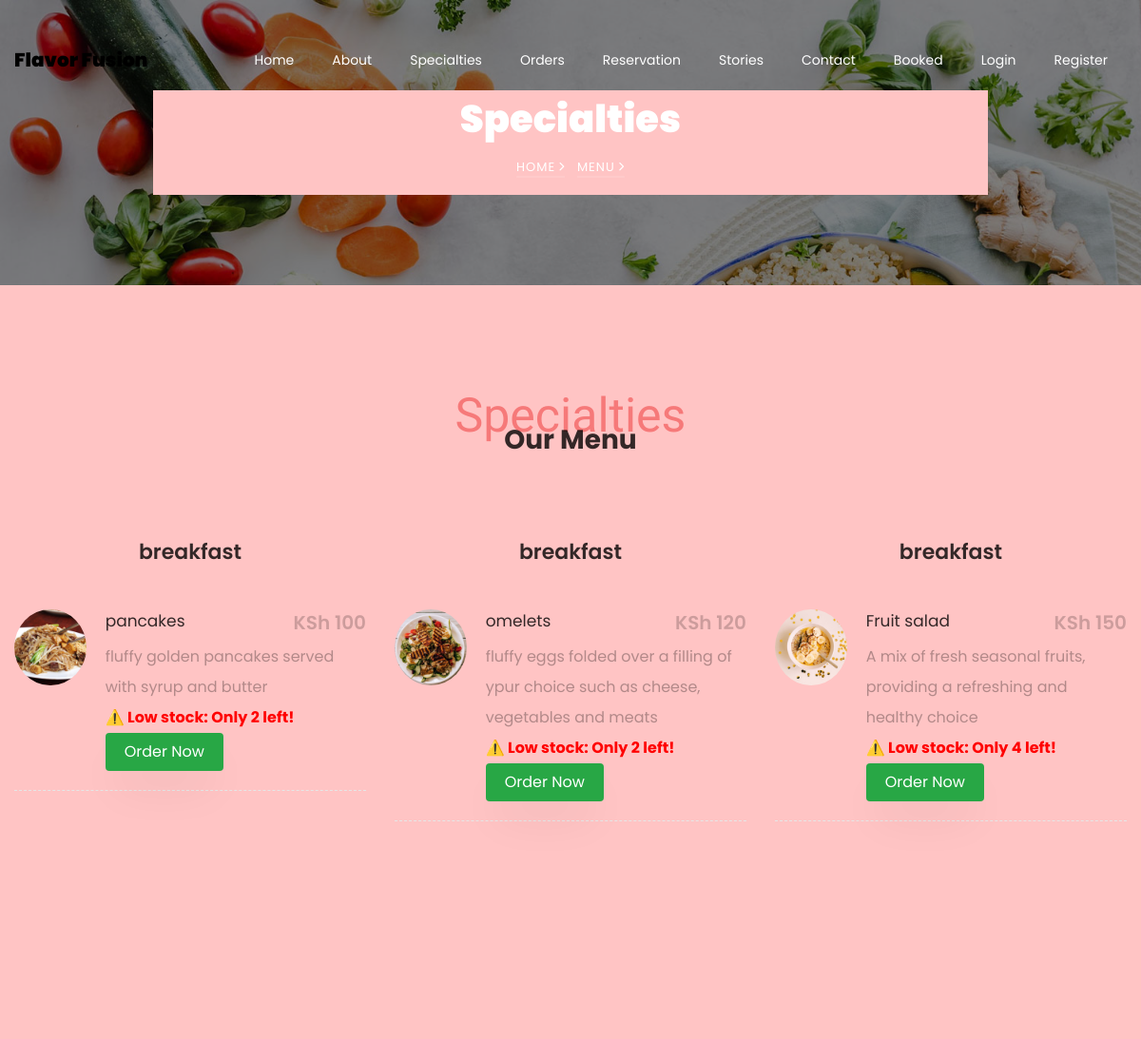
Before: /menu/ (upper part) with the older database file.
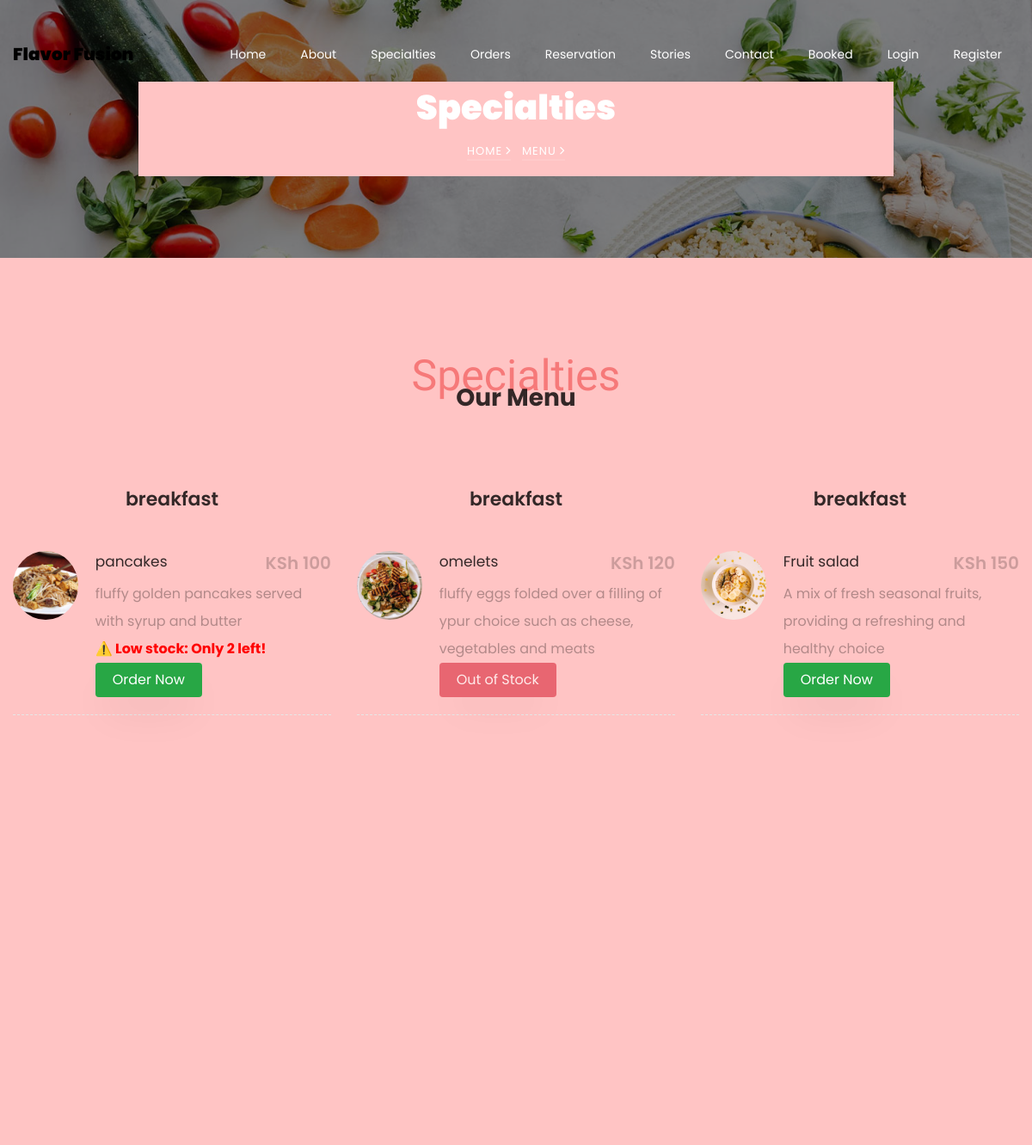
After: the same page with the newer database file.
### restaurant/models.py (models this page shows, shortened)
class Ourmenu(models.Model):
    category_options = [
        ('breakfast', 'Breakfast'),
        ('lunch', 'Lunch'),
        ('dinner', 'Dinner'),
        ('dessert', 'Dessert'),
        ('winecard', 'Winecard'),
        ('drinks', 'Drinks')
    ]
    foodname = models.CharField(max_length=50, blank=False, null=False)
    category = models.CharField(max_length=50, choices=category_options, default='dinner')
    foodimage = models.ImageField(upload_to='ourmenu')
    description = models.CharField(max_length=200, blank=False, null=False)
    price = models.PositiveIntegerField()
    stock = models.PositiveIntegerField(default=10)

### restaurant/views.py (the view)
# urls.py: path('menu/', views.menu, name='menu'),
def menu(request):
    menu_items = Ourmenu.objects.all()
    return render(request, "menu.html", {"menu": menu_items})

### restaurant/templates/menu.html (shortened to what this page needs)
{% extends 'common.html' %}
{% load static %}
{% block body %}
<section class="hero-wrap hero-wrap-2" style="background-image: url('{% static 'images/bg_4.jpg' %}');" data-stellar-background-ratio="0.5">
    <div class="container">
        <div class="row no-gutters slider-text align-items-center justify-content-center">
            <div class="col-md-9 ftco-animate text-center" style="background: #ffc4c4">
                <h1 class="mb-2 bread">Specialties</h1>
                <p class="breadcrumbs">
                    <span class="mr-2"><a href="{% url 'index' %}">Home <i class="ion-ios-arrow-forward"></i></a></span>
                    <span>Menu <i class="ion-ios-arrow-forward"></i></span>
                </p>
            </div>
        </div>
    </div>
</section>
<section class="ftco-section" style="background: #ffc4c4">
    <div class="container">
        <div class="row justify-content-center mb-5 pb-2">
            <div class="col-md-7 text-center heading-section ftco-animate">
                <span class="subheading">Specialties</span>
                <h2 class="mb-4">Our Menu</h2>
            </div>
        </div>
        <div class="row">
            {% for item in menu %}
            <div class="col-md-6 col-lg-4 menu-wrap">
                <div class="heading-menu text-center ftco-animate">
                    <h3>{{ item.category }}</h3>
                </div>
                <div class="menus d-flex ftco-animate">
                    <div class="menu-img img" style="background-image: url('{{ item.foodimage.url }}');"></div>
                    <div class="text">
                        <div class="d-flex">
                            <div class="one-half">
                                <h3>{{ item.foodname }}</h3>
                            </div>
                            <div class="one-forth">
                                <span class="price">KSh {{ item.price }}</span>
                            </div>
                        </div>
                        <p><span>{{ item.description }}</span></p>
                        {% if item.stock > 0 %}
                            {% if item.stock <= 5 %}
                                <p style="color: red; font-weight: bold;">⚠️ Low stock: Only {{ item.stock }} left!</p>
                            {% endif %}
                            <button class="btn btn-success order-now-btn" data-id="{{ item.id }}" data-name="{{ item.foodname }}">
                                Order Now
                            </button>
                        {% else %}
                            <button class="btn btn-danger" disabled>Out of Stock</button>
                        {% endif %}
                    </div>
                </div>
            </div>
            {% endfor %}
        </div>
    </div>
</section>
{% endblock %}

Changed rows visible on the page:
changed Ourmenu "omelets": stock "2" → (not shown); stock "⚠️ Low stock: Only left! Order Now" → "Out of Stock"
changed Ourmenu "Fruit salad": stock "4" → (not shown)
